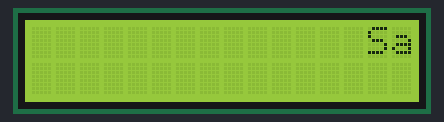
The sketch below on a simulated Arduino Uno, built with avr-gcc and run on an emulated ATmega328P. Shown: 16×2 character LCD.

Above: at 0.1 s.
At 0.6 s:
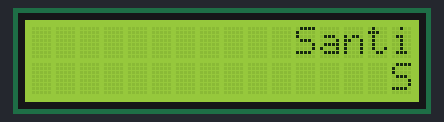
At 1.2 s:
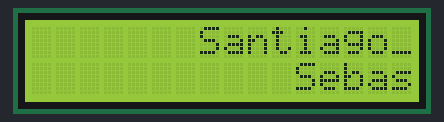
At 1.6 s:
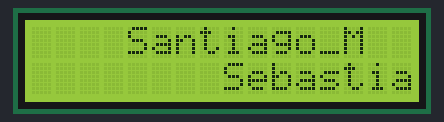
At 2.2 s:
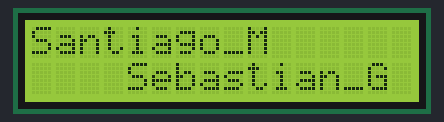

The sketch:

P4A2-LCD_I2C.ino
```cpp
//YWROBOT
//Compatible with the Arduino IDE 1.0
//Library version:1.1
#include <Wire.h>
#include <LiquidCrystal_I2C.h>
LiquidCrystal_I2C lcd(0x27,16,2);  // set the LCD address to 0x27 for a 16 chars and 2 line display

void setup()
{
  lcd.init();                      // initialize the lcd
  // Print a message to the LCD.
  lcd.backlight();
    lcd.setCursor(15,0);
  lcd.print("Santiago_M");
  lcd.setCursor(19,1);
  lcd.print("Sebastian_G");
  for (int positionCounter = 0; positionCounter < 15; positionCounter++) {
    lcd.scrollDisplayLeft();
    delay(150);
  }
}


void loop()
{
}
```
